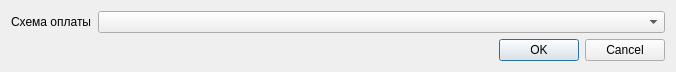
<?xml version="1.0" encoding="UTF-8"?>
<ui version="4.0">
 <class>SelectPaymentSchemeDialog</class>
 <widget class="QDialog" name="SelectPaymentSchemeDialog">
  <property name="geometry">
   <rect>
    <x>0</x>
    <y>0</y>
    <width>676</width>
    <height>71</height>
   </rect>
  </property>
  <property name="windowTitle">
   <string>Выбор схемы оплаты</string>
  </property>
  <layout class="QFormLayout" name="formLayout">
   <item row="0" column="0">
    <widget class="QLabel" name="lblPaymentScheme_2">
     <property name="text">
      <string>Схема оплаты</string>
     </property>
    </widget>
   </item>
   <item row="0" column="1">
    <widget class="CPaymentSchemeComboBox" name="cmbPaymentScheme">
     <property name="sizePolicy">
      <sizepolicy hsizetype="Expanding" vsizetype="Fixed">
       <horstretch>0</horstretch>
       <verstretch>0</verstretch>
      </sizepolicy>
     </property>
    </widget>
   </item>
   <item row="1" column="1">
    <widget class="QDialogButtonBox" name="buttonBox">
     <property name="orientation">
      <enum>Qt::Horizontal</enum>
     </property>
     <property name="standardButtons">
      <set>QDialogButtonBox::Cancel|QDialogButtonBox::Ok</set>
     </property>
    </widget>
   </item>
  </layout>
 </widget>
 <customwidgets>
  <customwidget>
   <class>CPaymentSchemeComboBox</class>
   <extends>QComboBox</extends>
   <header>library/PaymentSchemeComboBox.h</header>
  </customwidget>
 </customwidgets>
 <resources/>
 <connections>
  <connection>
   <sender>buttonBox</sender>
   <signal>accepted()</signal>
   <receiver>SelectPaymentSchemeDialog</receiver>
   <slot>accept()</slot>
   <hints>
    <hint type="sourcelabel">
     <x>248</x>
     <y>254</y>
    </hint>
    <hint type="destinationlabel">
     <x>157</x>
     <y>274</y>
    </hint>
   </hints>
  </connection>
  <connection>
   <sender>buttonBox</sender>
   <signal>rejected()</signal>
   <receiver>SelectPaymentSchemeDialog</receiver>
   <slot>reject()</slot>
   <hints>
    <hint type="sourcelabel">
     <x>316</x>
     <y>260</y>
    </hint>
    <hint type="destinationlabel">
     <x>286</x>
     <y>274</y>
    </hint>
   </hints>
  </connection>
 </connections>
</ui>
